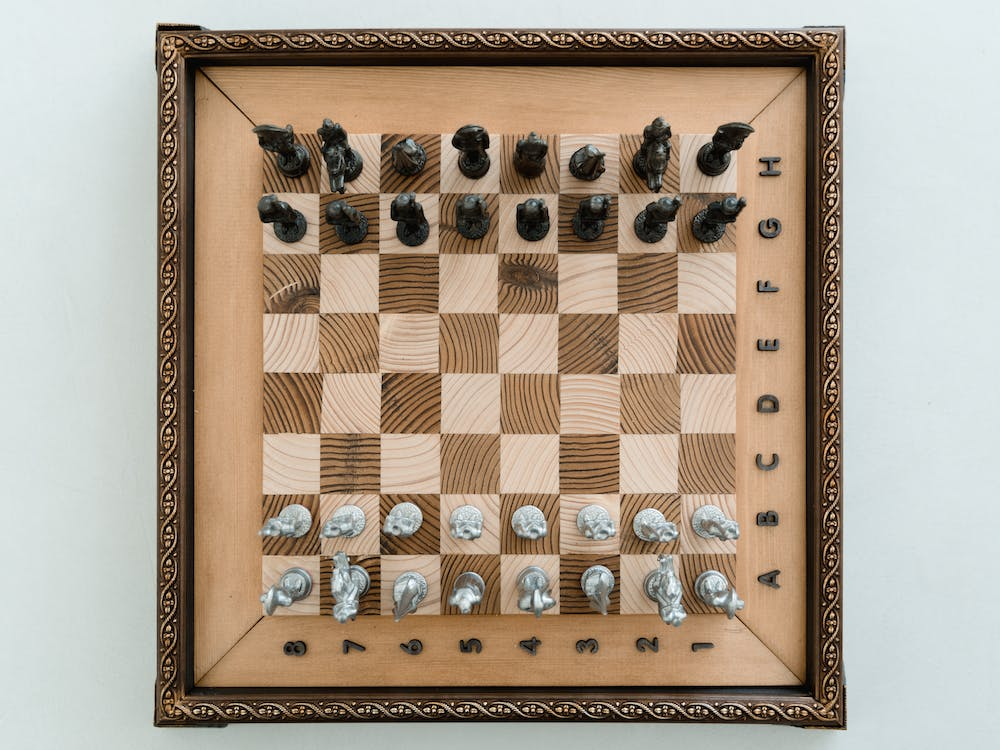
#> input picture 210962162-5/Resources/image2.jpeg, 1000 x 750 px
$ python fast.py
#> lines starting #> are read from the running program, lines starting #| are printed output that depends on the picture
import numpy as np
import cv2 as cv
from matplotlib import pyplot as plt

img = cv.imread("Resources/image2.jpeg", cv.IMREAD_GRAYSCALE)  # `<opencv_root>/samples/data/blox.jpg`
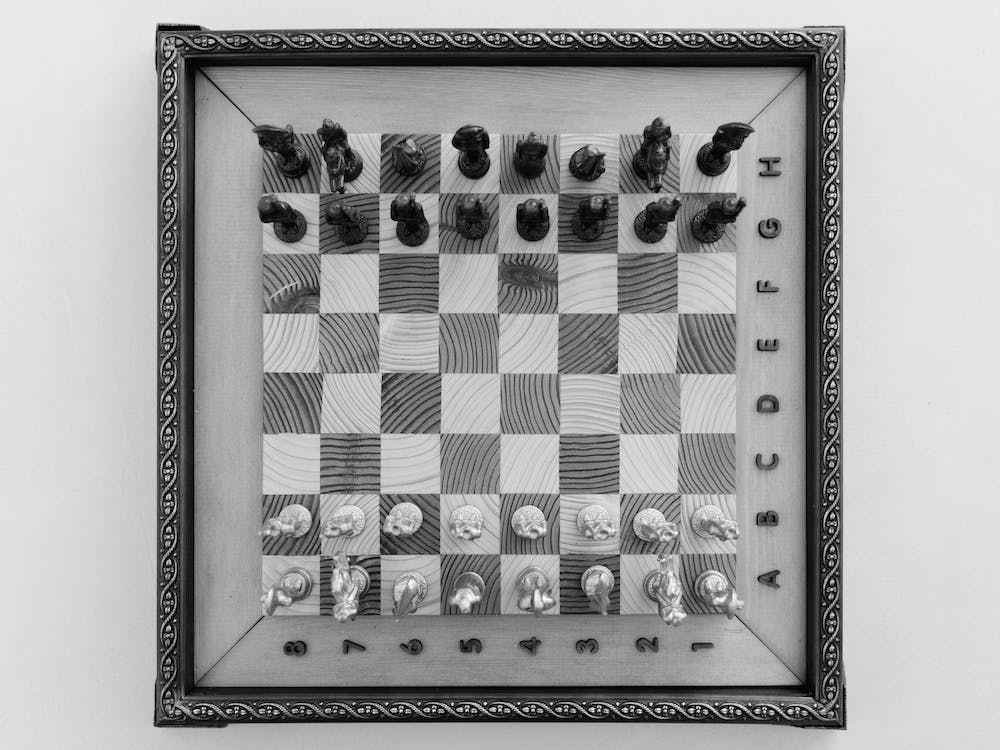
#> img: shape (750, 1000); min 0, max 255, mean 160.2
# Initiate FAST object with default values
fast = cv.FastFeatureDetector_create()
# find and draw the keypoints
kp = fast.detect(img, None)
#> kp = 16108 keypoints; strongest (x, y, size): (832, 448, 7), (669, 39, 7), (408, 39, 7), (538, 39, 7)
img2 = cv.drawKeypoints(img, kp, None, color=(255, 0, 0))
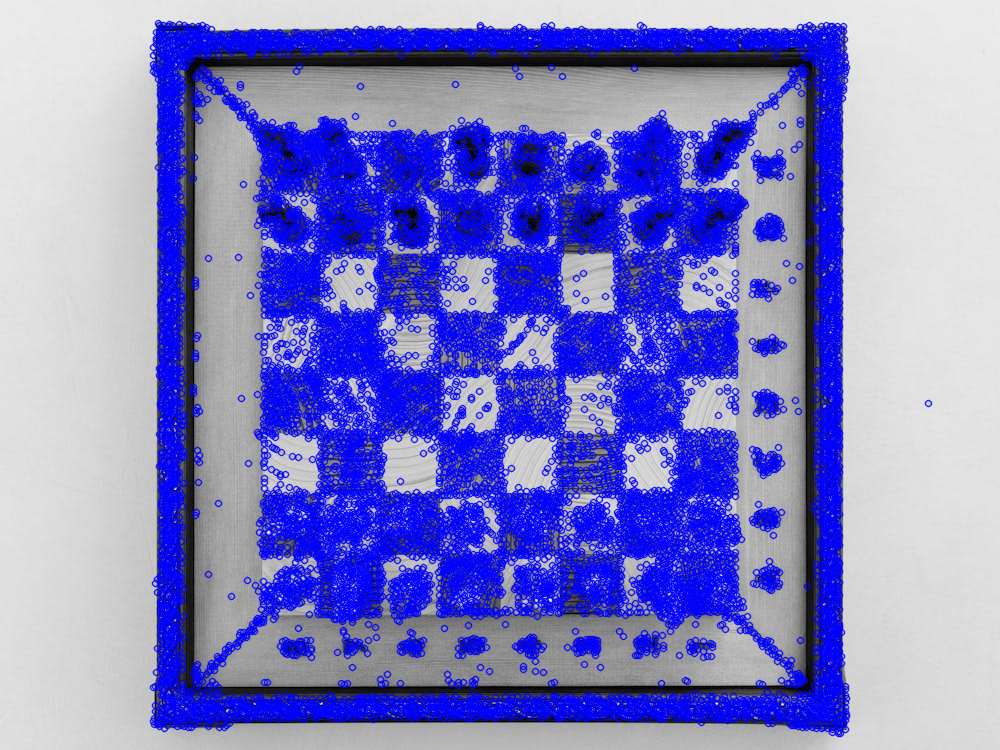
#> img2: shape (750, 1000, 3); mean of channels 0, 1, 2 200.4, 127.3, 127.3; drawn as B, G, R
# Print all default params
print("Threshold: {}".format(fast.getThreshold()))
print("nonmaxSuppression:{}".format(fast.getNonmaxSuppression()))
print("neighborhood: {}".format(fast.getType()))
print("Total Keypoints with nonmaxSuppression: {}".format(len(kp)))
#| Total Keypoints with nonmaxSuppression: 16108
cv.imshow('fast_true.png', img2)
# Disable nonmaxSuppression
fast.setNonmaxSuppression(0)
kp = fast.detect(img, None)
#> kp = 58585 keypoints; strongest (x, y, size): (157, 22, 7), (156, 23, 7), (157, 23, 7), (158, 23, 7)
print("Total Keypoints without nonmaxSuppression: {}".format(len(kp)))
#| Total Keypoints without nonmaxSuppression: 58585
img3 = cv.drawKeypoints(img, kp, None, color=(255, 0, 0))
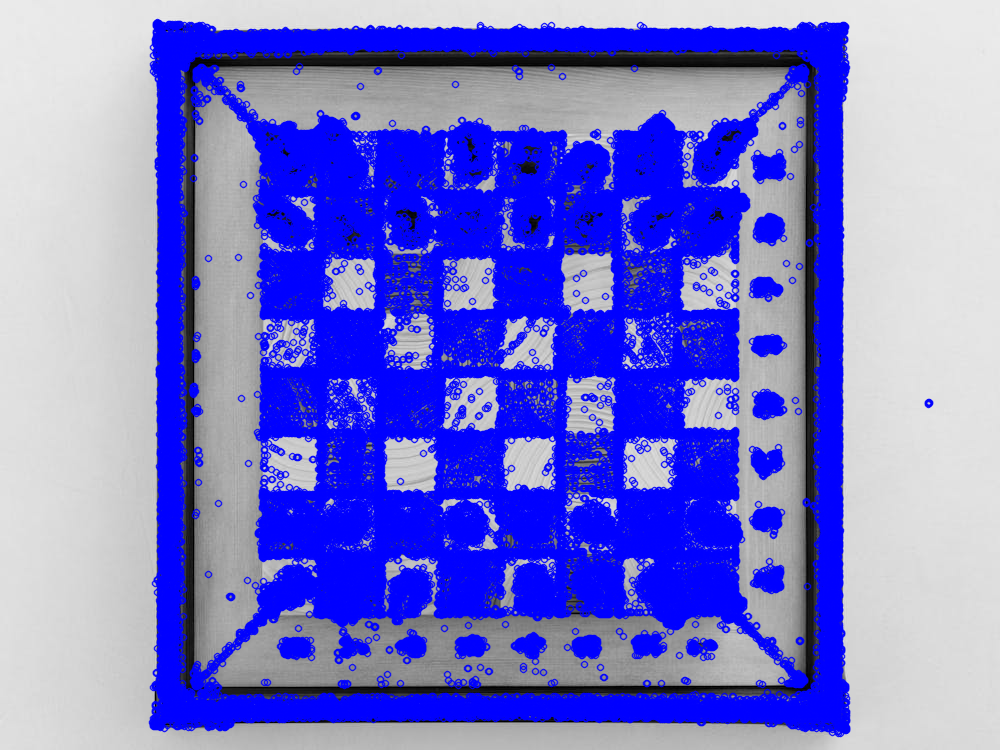
#> img3: shape (750, 1000, 3); mean of channels 0, 1, 2 211.4, 117.7, 117.7; drawn as B, G, R
cv.imshow('fast_false.png', img3)
cv.waitKey(0)

$ run again, with 210962162-5/Resources/image.jpeg copied over 210962162-5/Resources/image2.jpeg
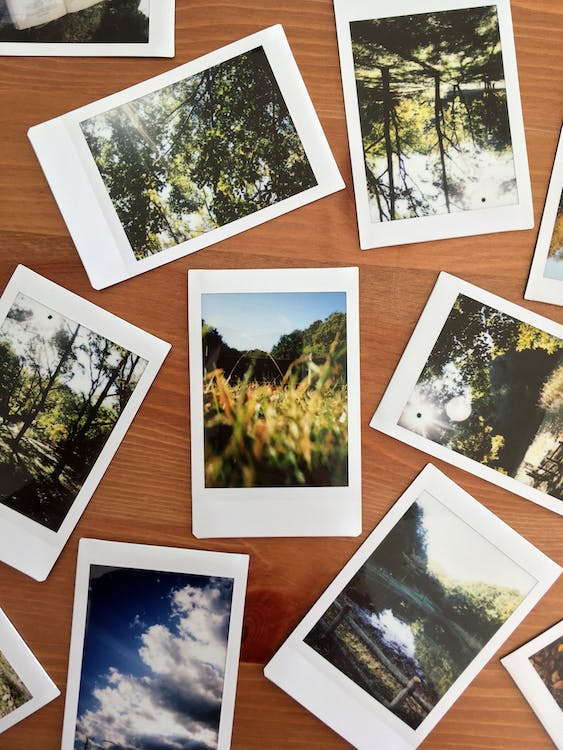
#> input picture 210962162-5/Resources/image.jpeg, 563 x 750 px
#> `img = cv.imread("Resources/image2.jpeg", cv.IMREAD_GRAYSCALE)`:
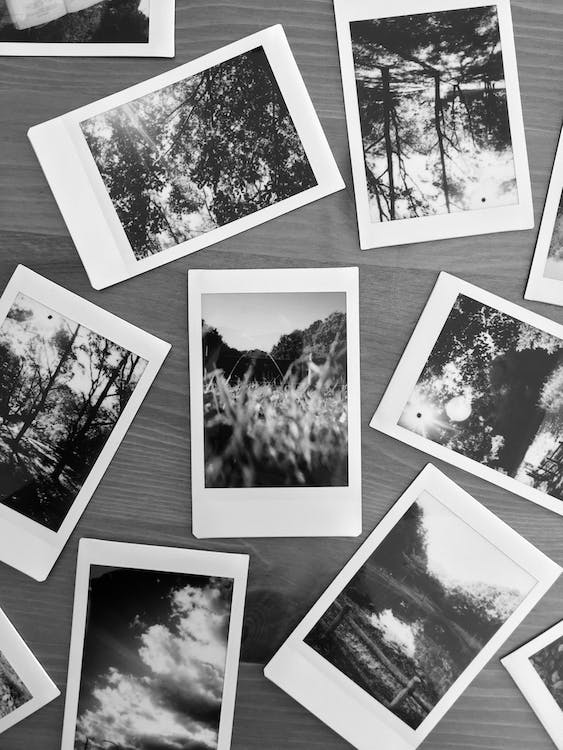
#> img: shape (750, 563); min 0, max 255, mean 136.9
#> `kp = fast.detect(img, None)`: kp = 11959 keypoints; strongest (x, y, size): (347, 485, 7), (261, 46, 7), (419, 416, 7), (381, 220, 7)
#| Total Keypoints with nonmaxSuppression: 11959
#> `kp = fast.detect(img, None)`: kp = 48365 keypoints; strongest (x, y, size): (34, 3, 7), (42, 3, 7), (45, 3, 7), (88, 3, 7)
#| Total Keypoints without nonmaxSuppression: 48365
#> `img3 = cv.drawKeypoints(img, kp, None, color=(255, 0, 0))`:
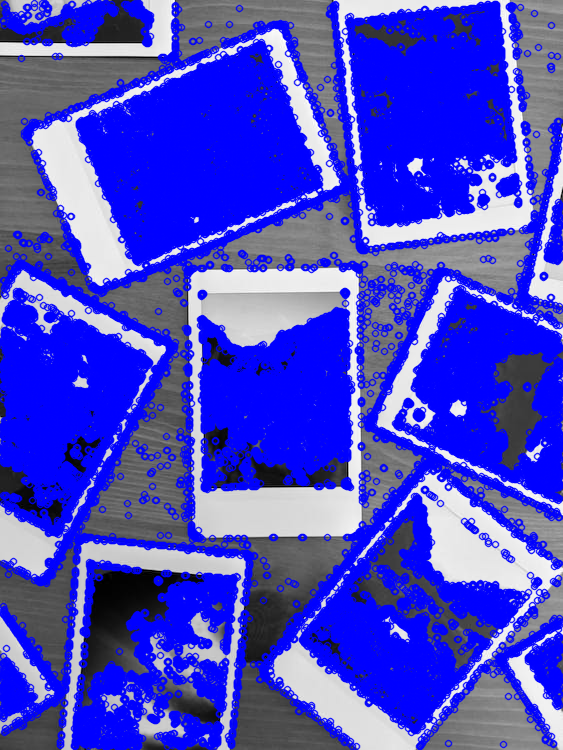
#> img3: shape (750, 563, 3); mean of channels 0, 1, 2 203.3, 71.5, 71.5; drawn as B, G, R
